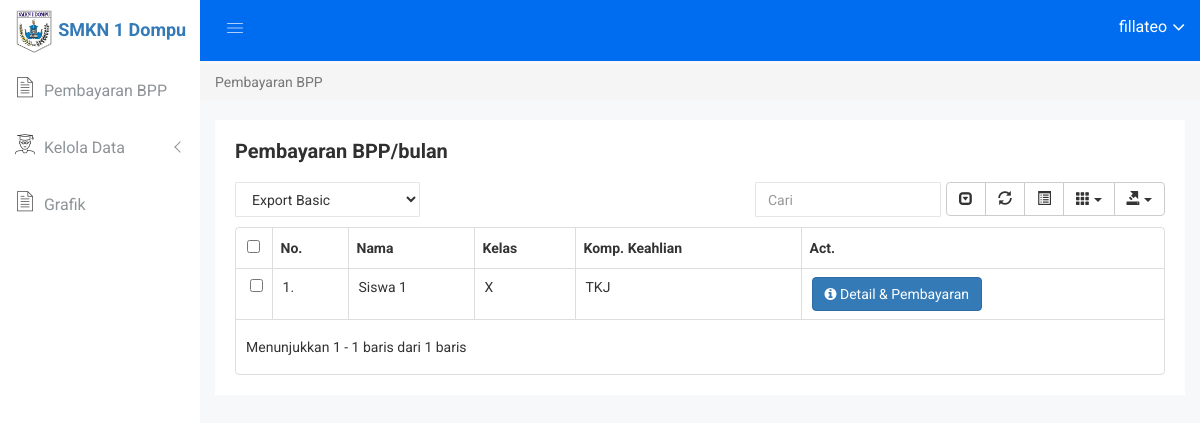
Page / (signed in) on the earlier database version.
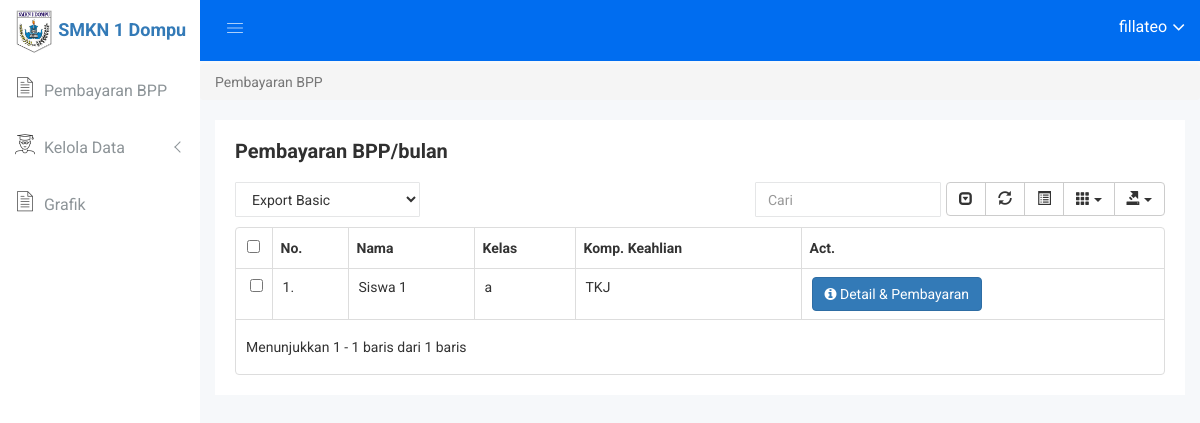
Same page on the later database version.
### app_bpp/models.py (models this page shows, shortened)
class Siswa(models.Model):
	nama = models.CharField(max_length=100)
	kelas = models.ForeignKey(Kelas, on_delete=models.CASCADE, related_name='daftar_siswa')
	jurusan = models.ForeignKey(Jurusan, on_delete=models.CASCADE, related_name='daftar_siswa')
	class Meta:
		verbose_name_plural="Daftar Siswa"

class Kelas(models.Model):
	nama = models.CharField(max_length=100)
	class Meta:
		verbose_name_plural = "Daftar Kelas"
	def __str__(self):
		return self.nama

class Jurusan(models.Model):
	nama = models.CharField(max_length=200)
	class Meta:
		verbose_name_plural = "Daftar Jurusan"
	def __str__(self):
		return self.nama

### app_bpp/views.py (the view)
# urls.py: url(r'^$', home_view, name="home"),
@login_required
def home_view(request):
	daftar_siswa = Siswa.objects.all().order_by('jurusan')
	return render(request, 'app_bpp/index.html', {'daftar_siswa': daftar_siswa})

### app_bpp/templates/app_bpp/index.html (shortened to what this page needs)
{% extends "base.html" %}
{% load humanize %}
{% block breadcrumb %}
<li class="breadcrumb-item active" aria-current="page">Pembayaran BPP</li>
{% endblock breadcrumb %}
{% block content %}
<div class="data-table-area mg-b-15">
	<div class="container-fluid">
		<div class="row">
			<div class="col-lg-12 col-md-12 col-sm-12 col-xs-12">
				<div class="sparkline13-list">
					<div class="sparkline13-hd">
						<div class="main-sparkline13-hd">
							<h1>Pembayaran BPP/bulan </h1>
						</div>
					</div>
					<div class="sparkline13-graph">
						<div class="datatable-dashv1-list custom-datatable-overright">
							<div id="toolbar">
								<select class="form-control dt-tb">
									<option value="">Export Basic</option>
								</select>
							</div>
							<table id="table" data-toggle="table" data-pagination="true" data-search="true" data-show-columns="true" data-show-pagination-switch="true" data-show-refresh="true" data-key-events="true" data-show-toggle="true" data-resizable="true" data-cookie="true"
							data-cookie-id-table="saveId" data-show-export="true" data-click-to-select="true" data-toolbar="#toolbar">
								<thead>
									<tr>
										<th data-field="no">No.</th>
										<th data-field="nama">Nama</th>
										<th data-field="kelas">Kelas</th>
										<th data-field="jurusan">Komp. Keahlian</th>
										<th data-field="aksi">Act.</th>
									</tr>
								</thead>
								<tbody>
									{% for siswa in daftar_siswa %}
									<tr>
										<td>{{ forloop.counter }}.</td>
										<td>{{ siswa.nama }}</td>
										<td>{{ siswa.kelas }}</td>
										<td>{{ siswa.jurusan }}</td>
										<td>
											<a href="{% url "app_bpp:detail_siswa" siswa.pk %}" class="btn btn-custon-three btn-primary" style="color: white;"><i class="fa fa-info-circle edu-informatio" aria-hidden="true"></i>  Detail & Pembayaran</a>
										</td>
									</tr>
									{% endfor %}
								</tbody>
							</table>
						</div>
					</div>
				</div>
			</div>
		</div>
	</div>
</div>
{% endblock content %}}

Differences in the rows shown:
changed Siswa "Siswa 1": kelas "X" → "a"
